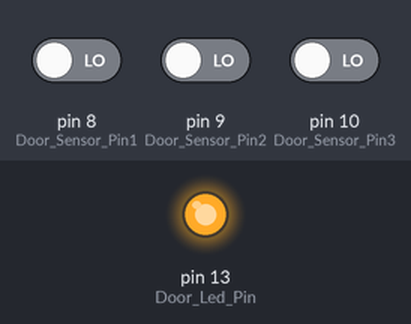
Simulated run of this sketch. Board: Arduino Uno, built with avr-gcc and run on an emulated ATmega328P. Shown: output pins drawn as LEDs (lit = HIGH). The inputs (shaded band) are chosen by the test bench; at power-on: pin 10 (Door_Sensor_Pin3) LOW, pin 8 (Door_Sensor_Pin1) LOW, pin 9 (Door_Sensor_Pin2) LOW. What the sketch prints to the serial monitor is not drawn.

Above: at 1.2 s.
1.3 s: pin 10 (Door_Sensor_Pin3) driven HIGH
At 1.64 s:
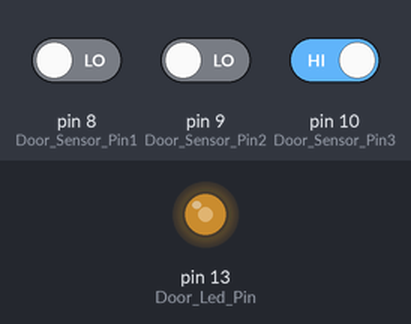
4.3 s: pin 8 (Door_Sensor_Pin1) driven HIGH
At 5.5 s:
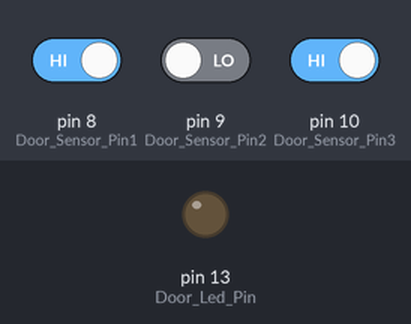
5.8 s: pin 10 (Door_Sensor_Pin3) driven LOW
Timing chart, 0 to 8.8 s (numbered marks = the images above; inputs shaded):
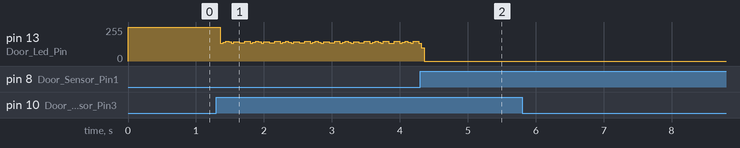

The sketch:

sketch_jul02a.ino
```cpp
int Door_Led_Pin = 13; // светодиод

int Door_Sensor_Pin1 = 8;   //геркона 1
int Door_Sensor_Pin2 = 9;   //геркона 2
int Door_Sensor_Pin3 = 10;  //геркона 3

int g1 = 0;   // переменная геркона 1
int g2 = 0;   // переменная геркона 2
int g3 = 0;   // переменная геркона 3

void setup()
{
  Serial.begin(9600);
  pinMode(Door_Led_Pin, OUTPUT);
  pinMode(Door_Sensor_Pin1, INPUT);
  pinMode(Door_Sensor_Pin2, INPUT);
  pinMode(Door_Sensor_Pin3, INPUT);
}

void loop()
{
 g1 = digitalRead(Door_Sensor_Pin1);
  if (g1 == HIGH)
  {
    digitalWrite(Door_Led_Pin, LOW);
        Serial.println("g1");
  }else{
    digitalWrite(Door_Led_Pin, HIGH);
  }


 g2 = digitalRead(Door_Sensor_Pin2);
  if (g2 == HIGH)
  {
   Serial.println("g2");
  }else{
   Serial.println("Ng2");
  }


 g3 = digitalRead(Door_Sensor_Pin3);
  if (g3 == HIGH)
  {
    digitalWrite(Door_Led_Pin, LOW);
        Serial.println("g3");
  }else{
    digitalWrite(Door_Led_Pin, HIGH);
  }
}
```
